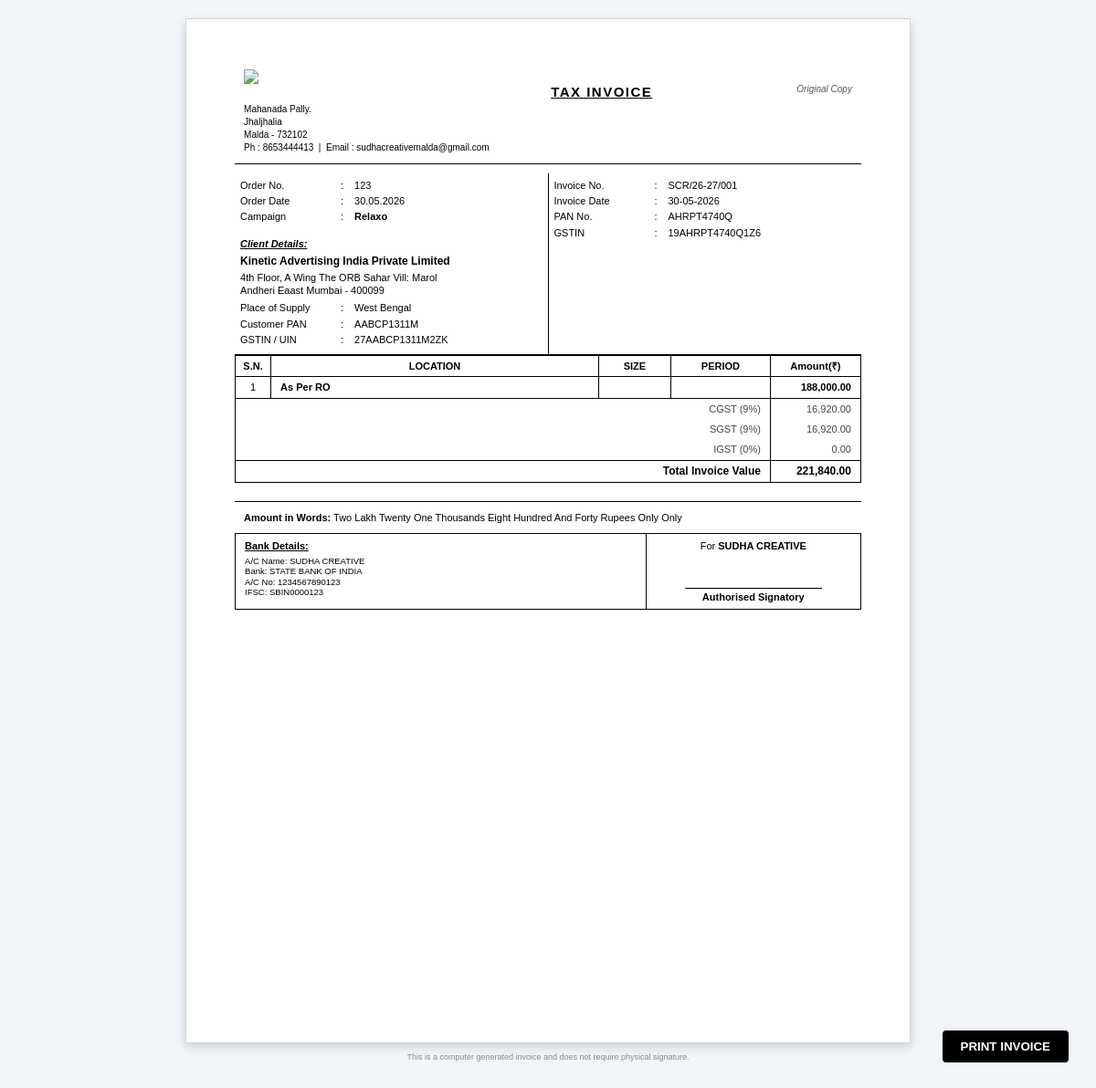
Page /modules/operations/generate_ro_invoice.php?booking_id=28 (signed in) on the committed database.
### tables this page shows
CREATE TABLE `bookings` (
  `id` int(11) NOT NULL AUTO_INCREMENT,
  `proposal_id` int(11) DEFAULT NULL,
  `entity_id` int(11) DEFAULT NULL,
  `booking_number` varchar(50) DEFAULT NULL,
  `client_id` int(11) NOT NULL,
  `campaign_name` varchar(255) DEFAULT NULL,
  `start_date` date DEFAULT NULL,
  `end_date` date DEFAULT NULL,
  `total_amount` decimal(15,2) DEFAULT NULL,
  `tax_amount` decimal(15,2) DEFAULT NULL,
  `grand_total` decimal(15,2) DEFAULT NULL,
  `printing_cost` decimal(15,2) DEFAULT 0.00,
  `mounting_cost` decimal(15,2) DEFAULT 0.00,
  `status` enum('pending','mounting','active','completed','cancelled') DEFAULT 'pending',
  `approval_status` enum('pending_approval','approved','rejected') DEFAULT 'pending_approval',
  `approved_by` int(11) DEFAULT NULL,
  `approved_at` timestamp NULL DEFAULT NULL,
  `rejection_reason` text DEFAULT NULL,
  `confirmation_type` varchar(20) DEFAULT 'po',
  `customer_po_no` varchar(50) DEFAULT NULL,
  `customer_po_date` date DEFAULT NULL,
  `email_date` date DEFAULT NULL,
  `customer_po_file` varchar(255) DEFAULT NULL,
  `created_at` timestamp NULL DEFAULT current_timestamp(),
  `mounting_date` varchar(255) DEFAULT NULL,
  `brand_name` varchar(255) DEFAULT NULL,
  `external_po` varchar(255) DEFAULT NULL,
  `contact_person` varchar(255) DEFAULT NULL,
  `billing_gstin` varchar(20) DEFAULT NULL,
  `tax_type` enum('cgst_sgst','igst') DEFAULT 'igst',
  PRIMARY KEY (`id`),
  KEY `client_id` (`client_id`)
);

CREATE TABLE `partners` (
  `id` int(11) NOT NULL AUTO_INCREMENT,
  `type` enum('client','vendor') NOT NULL,
  `business_type` varchar(100) DEFAULT NULL,
  `name` varchar(255) NOT NULL,
  `gstin` varchar(15) DEFAULT NULL,
  `additional_gst` text DEFAULT NULL,
  `pan` varchar(10) DEFAULT NULL,
  `msme` varchar(100) DEFAULT NULL,
  `cin` varchar(100) DEFAULT NULL,
  `contact_person` varchar(100) DEFAULT NULL,
  `phone` varchar(100) DEFAULT NULL,
  `email` varchar(100) DEFAULT NULL,
  `address` text DEFAULT NULL,
  `city` varchar(100) DEFAULT NULL,
  `state` varchar(100) DEFAULT NULL,
  `district` varchar(100) DEFAULT NULL,
  `pincode` varchar(10) DEFAULT NULL,
  `billing_address` text DEFAULT NULL,
  `payment_terms` varchar(255) DEFAULT NULL,
  `status` enum('active','inactive') DEFAULT 'active',
  `created_at` timestamp NOT NULL DEFAULT current_timestamp(),
  PRIMARY KEY (`id`)
);

CREATE TABLE `invoices` (
  `id` int(11) NOT NULL AUTO_INCREMENT,
  `invoice_number` varchar(50) DEFAULT NULL,
  `booking_id` int(11) NOT NULL,
  `entity_id` int(11) DEFAULT NULL,
  `invoice_date` date DEFAULT NULL,
  `type` enum('tax','proforma','estimate','printing') DEFAULT 'tax',
  `sub_total` decimal(15,2) DEFAULT NULL,
  `cgst` decimal(15,2) DEFAULT NULL,
  `sgst` decimal(15,2) DEFAULT NULL,
  `igst` decimal(15,2) DEFAULT NULL,
  `total_amount` decimal(15,2) DEFAULT NULL,
  `payment_status` enum('unpaid','partially_paid','paid') DEFAULT 'unpaid',
  `approval_status` enum('pending_approval','approved','rejected') DEFAULT 'pending_approval',
  `approved_by` int(11) DEFAULT NULL,
  `approved_at` timestamp NULL DEFAULT NULL,
  `rejection_reason` text DEFAULT NULL,
  `created_at` timestamp NOT NULL DEFAULT current_timestamp(),
  `billing_gstin` varchar(20) DEFAULT NULL,
  `remarks` text DEFAULT NULL,
  PRIMARY KEY (`id`),
  KEY `fk_invoice_entity` (`entity_id`),
  CONSTRAINT `fk_invoice_entity` FOREIGN KEY (`entity_id`) REFERENCES `entities` (`id`) ON DELETE SET NULL
);

CREATE TABLE `booking_items` (
  `id` int(11) NOT NULL AUTO_INCREMENT,
  `booking_id` int(11) NOT NULL,
  `proposal_item_id` int(11) DEFAULT NULL,
  `site_id` int(11) NOT NULL,
  `purchase_rate` decimal(15,2) DEFAULT NULL,
  `sale_rate` decimal(15,2) DEFAULT NULL,
  `start_date` date DEFAULT NULL,
  `end_date` date DEFAULT NULL,
  `days` int(11) DEFAULT 30,
  `purchase_amount` decimal(15,2) DEFAULT NULL,
  `amount` decimal(15,2) DEFAULT NULL,
  `selected_image` varchar(255) DEFAULT NULL,
  `printing_vendor_id` varchar(255) DEFAULT NULL,
  `printing_rate` varchar(255) DEFAULT NULL,
  `printing_amount` varchar(255) DEFAULT NULL,
  `custom_location` varchar(255) DEFAULT NULL,
  `custom_site_name` varchar(255) DEFAULT NULL,
  PRIMARY KEY (`id`)
);

### modules/operations/generate_ro_invoice.php (the view, shortened to what the rows shown need)
<?php
include_once __DIR__ . '/../../config/db.php';
include_once __DIR__ . '/../../includes/functions.php';
$booking_id = isset($_GET['booking_id']) ? intval($_GET['booking_id']) : 0;
$stmtInvCheck = $pdo->prepare("SELECT * FROM invoices WHERE booking_id = ? AND type = 'tax' LIMIT 1");
$stmtInvCheck->execute([$booking_id]);
$invoiceData = $stmtInvCheck->fetch();
$stmt = $pdo->prepare("
    SELECT b.*, c.name as client_name, c.address as client_address, c.gstin as client_gstin, c.state as client_state, c.additional_gst, c.contact_person, c.phone, c.pan as client_pan
    FROM bookings b
    JOIN partners c ON b.client_id = c.id
    WHERE b.id = ?
");
$stmt->execute([$booking_id]);
$b = $stmt->fetch();
if (!empty($b['billing_gstin']) && $b['billing_gstin'] !== $b['client_gstin'] && !empty($b['additional_gst'])) {
    $addGsts = json_decode($b['additional_gst'], true);
    if (is_array($addGsts)) {
        foreach ($addGsts as $g) {
            if ($g['gstin'] === $b['billing_gstin']) {
                $b['client_gstin'] = $g['gstin'];
                $b['client_address'] = $g['address'];
                $b['client_state'] = $g['state'];
                break;
            }
        }
    }
}
$stmtItems = $pdo->prepare("
    SELECT bi.*, COALESCE(bi.custom_site_name, s.name) as site_name, s.site_code, COALESCE(bi.custom_location, s.location) as location, s.city, s.width, s.height, s.light_type, s.hsn_code, s.type as media_type
    FROM booking_items bi
    JOIN sites s ON bi.site_id = s.id
    WHERE bi.booking_id = ?
");
$stmtItems->execute([$booking_id]);
$items = $stmtItems->fetchAll();
$subtotal = 0;
foreach ($items as $item) {
    $subtotal += floatval($item['amount']);
}
$isInterState = (strtolower(trim($b['client_state'])) !== 'west bengal');
$gst = calculateGST($subtotal, $isInterState);
$grand_total = $subtotal + $gst['total'];
?>
<!DOCTYPE html>
<html lang="en">
<head>
</head>
<body>
    <div class="invoice-wrapper">
        <div class="main-info">
            <div class="info-col">
                <div class="info-row">
                    <span class="info-label">Order No.</span>
                    <span class="info-sep">:</span>
                    <span class="info-value"><?php echo $b['customer_po_no'] ?: 'N/A'; ?></span>
                </div>
                <div class="info-row">
                    <span class="info-label">Order Date</span>
                    <span class="info-sep">:</span>
                    <span
                        class="info-value"><?php echo $b['customer_po_date'] ? date('d.m.Y', strtotime($b['customer_po_date'])) : 'N/A'; ?></span>
                </div>
                <div class="info-row">
                    <span
                        class="info-value"><strong><?php echo htmlspecialchars($b['campaign_name'] ?? 'N/A'); ?></strong></span>
                </div>
                <div style="margin-top: 15px;">
                    <div class="section-title">Client Details:</div>
                    <div style="font-weight: bold; font-size: 12px; margin-bottom: 2px;">
                        <?php echo $b['client_name']; ?>
                    </div>
                    <div style="width: 250px;"><?php echo $b['client_address']; ?></div>
                    <div class="info-row" style="margin-top: 5px;">
                        <span class="info-label">Place of Supply</span>
                        <span class="info-sep">:</span>
                        <span class="info-value"><?php echo $b['client_state']; ?></span>
                    </div>
                    <div class="info-row">
                        <span class="info-label">Customer PAN</span>
                        <span class="info-sep">:</span>
                        <span class="info-value"><?php echo $b['client_pan'] ?: 'N/A'; ?></span>
                    </div>
                    <div class="info-row">
                        <span class="info-label">GSTIN / UIN</span>
                        <span class="info-sep">:</span>
                        <span class="info-value"><?php echo $b['client_gstin'] ?: 'N/A'; ?></span>
                    </div>
                </div>
            </div>
            <div class="info-col">
                <div class="info-row">
                    <span class="info-label">Invoice No.</span>
                    <span class="info-sep">:</span>
                    <span
                        class="info-value"><?php echo !empty($invoiceData['invoice_number']) ? $invoiceData['invoice_number'] : ('SCR/' . getFinancialYear($b['created_at']) . '/' . str_pad($b['id'], 4, '0', STR_PAD_LEFT)); ?></span>
                </div>
                <div class="info-row">
                    <span class="info-label">Invoice Date</span>
                    <span class="info-sep">:</span>
                    <span
                        class="info-value"><?php echo (!empty($invoiceData['invoice_date']) && $invoiceData['invoice_date'] !== '0000-00-00') ? date('d-m-Y', strtotime($invoiceData['invoice_date'])) : date('d-m-Y'); ?></span>
                </div>
            </div>
        </div>
        <table>
            <thead>
                <tr>
                    <th style="width: 30px;">S.N.</th>
                    <th>LOCATION</th>
                    <th style="width: 70px;">SIZE</th>
                    <th style="width: 100px;">PERIOD</th>
                    <th style="width: 90px;">Amount(₹)</th>
                </tr>
            </thead>
            <tbody>
                <?php foreach ($items as $idx => $item):
                    if ($idx > 0) break;
                    ?>
                    <tr>
                        <td><?php echo $idx + 1; ?></td>
                        <td style="text-align: left; padding-left: 10px;">
                            <div style="font-weight: bold;">
                                As Per RO
                            </div>
                        </td>
                        <td></td>
                        <td></td>
                        <td style="text-align: right; padding-right: 10px; font-weight: bold;">
                            <?php echo number_format($subtotal, 2); ?>
                        </td>
                    </tr>
                <?php endforeach; ?>
                <tr class="gst-row">
                    <td colspan="4" style="text-align: right; padding-right: 10px;">CGST (<?php echo $isInterState ? '0' : '9'; ?>%)</td>
                    <td style="text-align: right; padding-right: 10px;"><?php echo number_format($gst['cgst'], 2); ?></td>
                </tr>
                <tr class="gst-row">
                    <td colspan="4" style="text-align: right; padding-right: 10px;">SGST (<?php echo $isInterState ? '0' : '9'; ?>%)</td>
                    <td style="text-align: right; padding-right: 10px;"><?php echo number_format($gst['sgst'], 2); ?></td>
                </tr>
                <tr class="gst-row">
                    <td colspan="4" style="text-align: right; padding-right: 10px;">IGST (<?php echo $isInterState ? '18' : '0'; ?>%)</td>
                    <td style="text-align: right; padding-right: 10px;"><?php echo number_format($gst['igst'], 2); ?></td>
                </tr>
                <tr class="totals-row">
                    <td colspan="4" style="text-align: right; padding-right: 10px; font-size: 12px;">Total Invoice Value
                    </td>
                    <td style="text-align: right; padding-right: 10px; font-size: 12px;">
                        <?php echo number_format($grand_total, 2); ?>
                    </td>
                </tr>
            </tbody>
        </table>
        <div class="avoid-break">
            <div style="padding: 10px; border-top: 1px solid #000;">
                <strong>Amount in Words:</strong> <span
                    style="text-transform: capitalize;"><?php echo amountInWords($grand_total); ?> Only</span>
            </div>
        </div>
    </div>
</body>
</html>

### rows in the picture
bookings: customer_po_no "123", customer_po_date "30.05.2026", campaign_name "Relaxo", partners.name "Kinetic Advertising India Private Limited", partners.state "West Bengal", partners.pan "AABCP1311M", billing_gstin "27AABCP1311M2ZK", partners.state "16,920.00", partners.state "0.00", partners.state "221,840.00", partners.state "Two Lakh Twenty One Thousands Eight Hundred And Forty Rupees Only"
invoices: invoice_number "SCR/26-27/001", invoice_date "30-05-2026"

### other values in the picture
$company_address "Mahanada Pally. Jhaljhalia Malda - 732102"
$company_phone "8653444413"
$company_email "sudhacreativemalda@gmail.com"
$b['client_address'] "4th Floor, A Wing The ORB Sahar Vill: Marol Andheri Eaast Mumbai - 400099"
$company_pan "AHRPT4740Q"
$company_gstin "19AHRPT4740Q1Z6"
$company_name "SUDHA CREATIVE"
